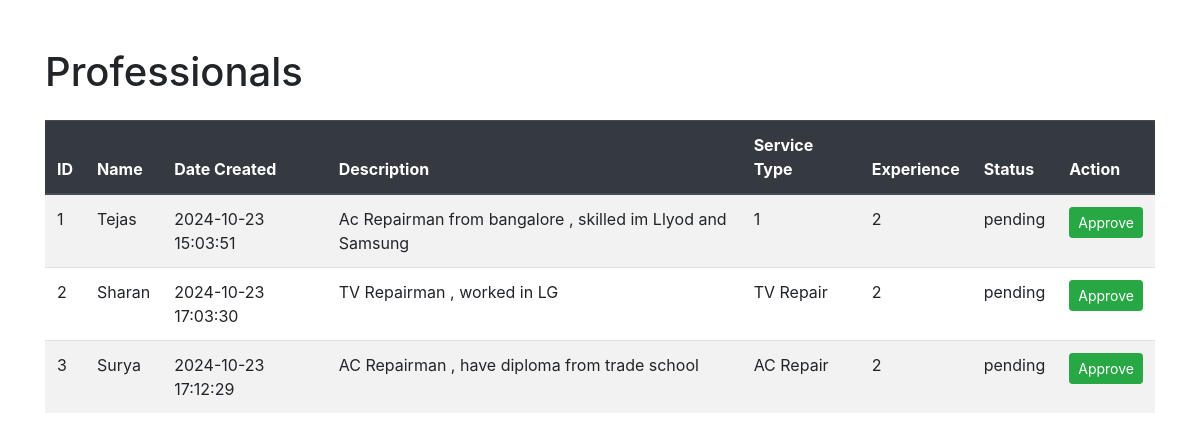
The app's page /professionals, older data.
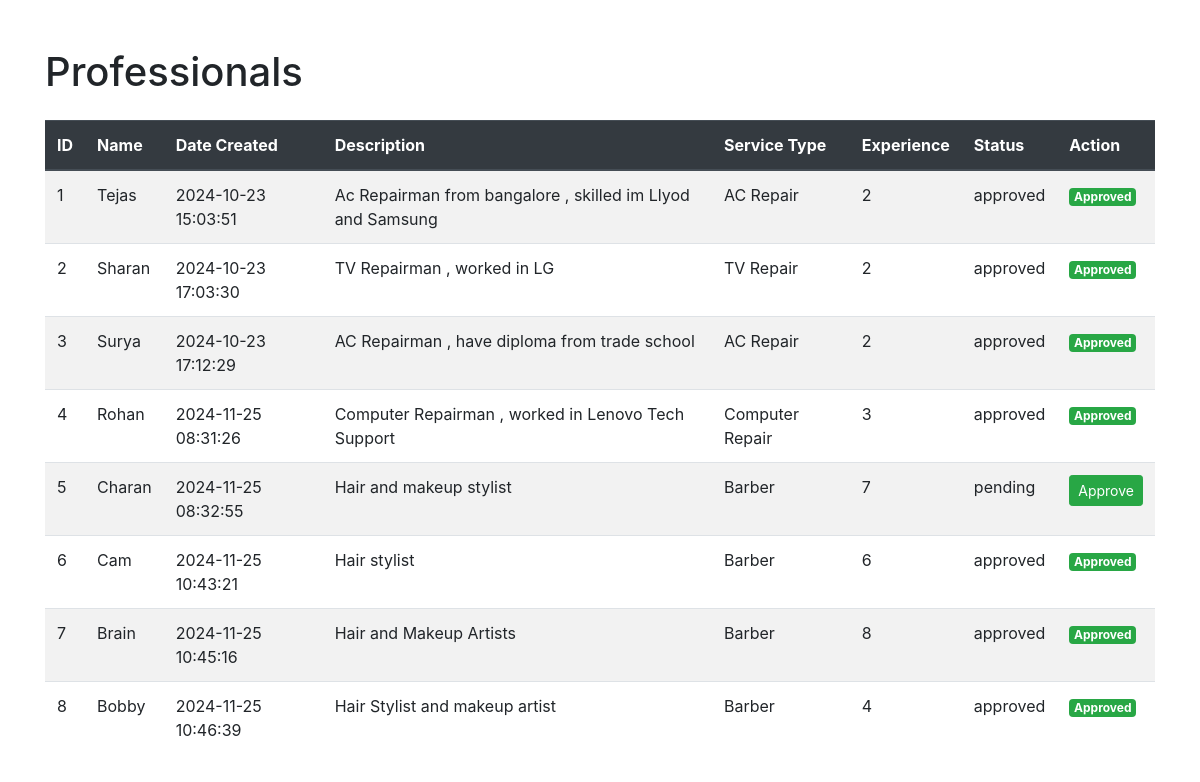
The same page, newer data.
### tables this page shows
CREATE TABLE professionals (
    id INTEGER PRIMARY KEY AUTOINCREMENT,
    name TEXT NOT NULL,
    date_created DATETIME DEFAULT CURRENT_TIMESTAMP,
    description TEXT,
    service_type TEXT NOT NULL,
    experience INTEGER,
    status TEXT DEFAULT 'pending'
, password TEXT, city TEXT);

### app.py (the view)
@app.route('/professionals', methods=['GET', 'POST'])
def view_professionals():
    conn = get_db_connection()
    cursor = conn.cursor()
    if request.method == 'POST':
        professional_id = request.form['professional_id']
        cursor.execute('UPDATE professionals SET status = "approved" WHERE id = ?', (professional_id,))
        conn.commit()
    cursor.execute('SELECT * FROM professionals')
    professionals = cursor.fetchall()
    conn.close()
    return render_template('admin/view_professionals.html', professionals=professionals)

### app.py (called while the page is built)
def get_db_connection():
    conn = sqlite3.connect('your_database.db')
    conn.row_factory = sqlite3.Row
    return conn

### templates/admin/view_professionals.html (shortened to what this page needs)
<!DOCTYPE html>
<html lang="en">
<head>
    <link href="{{ url_for('static', filename='bootstrap/css/bootstrap.min.css') }}" rel="stylesheet">
</head>
<body>
    <div class="container mt-5">
        <h1 class="mb-4">Professionals</h1>
        <table class="table table-striped">
            <thead class="thead-dark">
                <tr>
                    <th scope="col">ID</th>
                    <th scope="col">Name</th>
                    <th scope="col">Date Created</th>
                    <th scope="col">Description</th>
                    <th scope="col">Service Type</th>
                    <th scope="col">Experience</th>
                    <th scope="col">Status</th>
                    <th scope="col">Action</th>
                </tr>
            </thead>
            <tbody>
                {% for professional in professionals %}
                <tr>
                    <td>{{ professional['id'] }}</td>
                    <td>{{ professional['name'] }}</td>
                    <td>{{ professional['date_created'] }}</td>
                    <td>{{ professional['description'] }}</td>
                    <td>{{ professional['service_type'] }}</td>
                    <td>{{ professional['experience'] }}</td>
                    <td>{{ professional['status'] }}</td>
                    <td>
                        {% if professional['status'] != 'approved' %}
                        <form method="POST" class="d-inline">
                            <button type="submit" class="btn btn-success btn-sm">Approve</button>
                        </form>
                        {% else %}
                        <span class="badge badge-success">Approved</span>
                        {% endif %}
                    </td>
                </tr>
                {% endfor %}
            </tbody>
        </table>
    </div>
</body>
</html>

Row changes from the older to the newer data that the page shows:
changed professionals "Tejas": service_type "1" → "AC Repair"; status "pending" → "approved"; status "Approve" → "Approved"
changed professionals "Sharan": status "pending" → "approved"; status "Approve" → "Approved"
changed professionals "Surya": status "pending" → "approved"; status "Approve" → "Approved"
added professionals: id "4", name "Rohan", date_created "2024-11-25 08:31:26", description "Computer Repairman , worked in Lenovo Tech Support", service_type "Computer Repair", experience "3", status "approved", shows "Approved"
added professionals: id "5", name "Charan", date_created "2024-11-25 08:32:55", description "Hair and makeup stylist", service_type "Barber", experience "7", status "pending"
added professionals: id "6", name "Cam", date_created "2024-11-25 10:43:21", description "Hair stylist", service_type "Barber", experience "6", status "approved", shows "Approved"
added professionals: id "7", name "Brain", date_created "2024-11-25 10:45:16", description "Hair and Makeup Artists", service_type "Barber", experience "8", status "approved", shows "Approved"
added professionals: id "8", name "Bobby", date_created "2024-11-25 10:46:39", description "Hair Stylist and makeup artist", service_type "Barber", experience "4", status "approved", shows "Approved"
